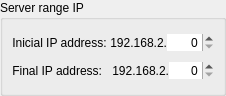
<ui version="4.0" >
 <class>IPAddressRange</class>
 <widget class="QWidget" name="IPAddressRange" >
  <property name="geometry" >
   <rect>
    <x>0</x>
    <y>0</y>
    <width>226</width>
    <height>96</height>
   </rect>
  </property>
  <property name="windowTitle" >
   <string>Form</string>
  </property>
  <layout class="QVBoxLayout" name="verticalLayout_2" >
   <property name="spacing" >
    <number>0</number>
   </property>
   <property name="margin" >
    <number>0</number>
   </property>
   <item>
    <widget class="QGroupBox" name="groupBox" >
     <property name="title" >
      <string>Server range IP</string>
     </property>
     <layout class="QVBoxLayout" name="verticalLayout" >
      <item>
       <layout class="QHBoxLayout" name="horizontalLayout" >
        <property name="spacing" >
         <number>0</number>
        </property>
        <item>
         <widget class="QLabel" name="label_3" >
          <property name="text" >
           <string>Inicial IP address: </string>
          </property>
          <property name="alignment" >
           <set>Qt::AlignRight|Qt::AlignTrailing|Qt::AlignVCenter</set>
          </property>
         </widget>
        </item>
        <item>
         <widget class="QLabel" name="finalLabelIP" >
          <property name="text" >
           <string>192.168.2.</string>
          </property>
          <property name="alignment" >
           <set>Qt::AlignRight|Qt::AlignTrailing|Qt::AlignVCenter</set>
          </property>
         </widget>
        </item>
        <item>
         <widget class="QSpinBox" name="initialValue" >
          <property name="sizePolicy" >
           <sizepolicy vsizetype="Fixed" hsizetype="Minimum" >
            <horstretch>0</horstretch>
            <verstretch>0</verstretch>
           </sizepolicy>
          </property>
          <property name="mouseTracking" >
           <bool>true</bool>
          </property>
          <property name="toolTip" >
           <string>Initial IP</string>
          </property>
          <property name="frame" >
           <bool>false</bool>
          </property>
          <property name="alignment" >
           <set>Qt::AlignRight|Qt::AlignTrailing|Qt::AlignVCenter</set>
          </property>
          <property name="readOnly" >
           <bool>false</bool>
          </property>
          <property name="accelerated" >
           <bool>true</bool>
          </property>
          <property name="maximum" >
           <number>255</number>
          </property>
         </widget>
        </item>
       </layout>
      </item>
      <item>
       <layout class="QHBoxLayout" name="horizontalLayout_2" >
        <property name="spacing" >
         <number>0</number>
        </property>
        <item>
         <widget class="QLabel" name="label_4" >
          <property name="text" >
           <string>Final IP address:   </string>
          </property>
          <property name="alignment" >
           <set>Qt::AlignRight|Qt::AlignTrailing|Qt::AlignVCenter</set>
          </property>
         </widget>
        </item>
        <item>
         <widget class="QLabel" name="startLabelIP" >
          <property name="text" >
           <string>192.168.2.</string>
          </property>
          <property name="alignment" >
           <set>Qt::AlignRight|Qt::AlignTrailing|Qt::AlignVCenter</set>
          </property>
         </widget>
        </item>
        <item>
         <widget class="QSpinBox" name="finalValue" >
          <property name="mouseTracking" >
           <bool>true</bool>
          </property>
          <property name="toolTip" >
           <string>Final IP</string>
          </property>
          <property name="frame" >
           <bool>false</bool>
          </property>
          <property name="alignment" >
           <set>Qt::AlignRight|Qt::AlignTrailing|Qt::AlignVCenter</set>
          </property>
          <property name="readOnly" >
           <bool>false</bool>
          </property>
          <property name="buttonSymbols" >
           <enum>QAbstractSpinBox::UpDownArrows</enum>
          </property>
          <property name="accelerated" >
           <bool>true</bool>
          </property>
          <property name="maximum" >
           <number>255</number>
          </property>
         </widget>
        </item>
       </layout>
      </item>
     </layout>
    </widget>
   </item>
  </layout>
 </widget>
 <resources/>
 <connections>
  <connection>
   <sender>initialValue</sender>
   <signal>valueChanged(int)</signal>
   <receiver>finalValue</receiver>
   <slot>setValue(int)</slot>
   <hints>
    <hint type="sourcelabel" >
     <x>202</x>
     <y>45</y>
    </hint>
    <hint type="destinationlabel" >
     <x>180</x>
     <y>76</y>
    </hint>
   </hints>
  </connection>
  <connection>
   <sender>initialValue</sender>
   <signal>valueChanged(int)</signal>
   <receiver>IPAddressRange</receiver>
   <slot>publishInicialAddress(int)</slot>
   <hints>
    <hint type="sourcelabel" >
     <x>197</x>
     <y>37</y>
    </hint>
    <hint type="destinationlabel" >
     <x>208</x>
     <y>-20</y>
    </hint>
   </hints>
  </connection>
  <connection>
   <sender>finalValue</sender>
   <signal>valueChanged(int)</signal>
   <receiver>IPAddressRange</receiver>
   <slot>publishFinalAddress(int)</slot>
   <hints>
    <hint type="sourcelabel" >
     <x>161</x>
     <y>70</y>
    </hint>
    <hint type="destinationlabel" >
     <x>230</x>
     <y>56</y>
    </hint>
   </hints>
  </connection>
 </connections>
 <slots>
  <slot>publishInicialAddress(int)</slot>
  <slot>publishFinalAddress(int)</slot>
 </slots>
</ui>
